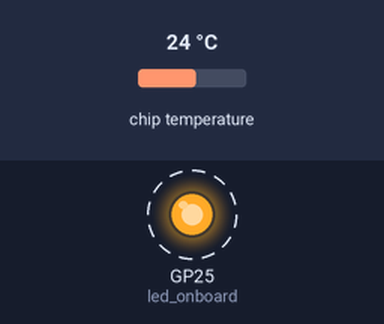
This program was run on a simulated Raspberry Pi Pico running MicroPython. Parts: output pins drawn as LEDs (lit = HIGH). Dashed ring = blinking. The test bench sets the inputs (shaded band); at power-on: chip temperature 24 °C. What the program prints to the serial console is not drawn.

Above: at 0.5 s.
Timing chart, 0 to 4.6 s (numbered marks = the images above):
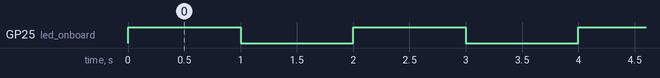

The program:

0_On_board_tempSensor_LED.py
```python
import machine
import time

led_onboard = machine.Pin('LED', machine.Pin.OUT)
sensor_temp = machine.ADC(4)
conversion_factor = 3.3 / (65535)

while True:
	led_onboard.toggle()
	reading = sensor_temp.read_u16() * conversion_factor
	temperature = 27 - (reading - 0.706)/0.001721
	print(temperature)
	time.sleep(1)
```

Measured:
- by itself, GP25 (led_onboard): alternates HIGH for 1.0 s and LOW for 1.0 s
